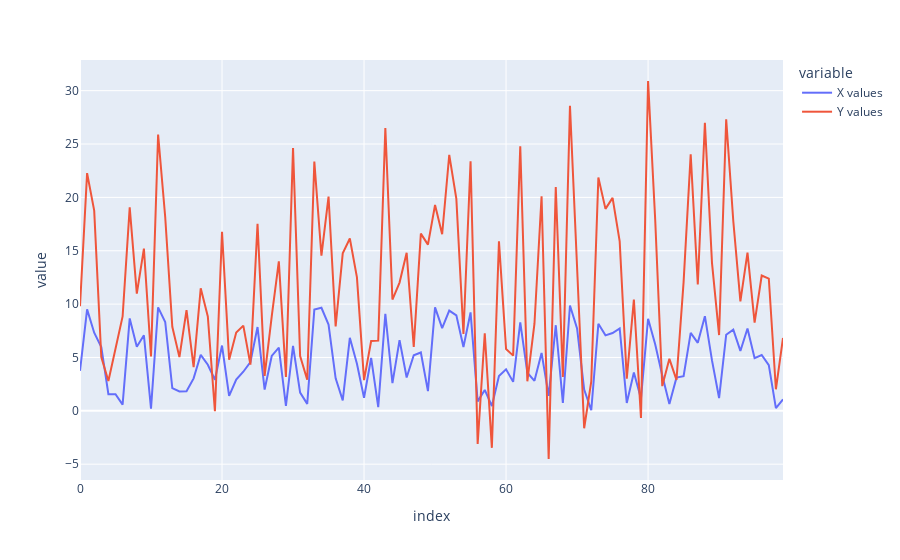

Notebook cell for this chart:
### Markdown cell above
`Plot a line plot:`

### Code cell
px.line(data)
